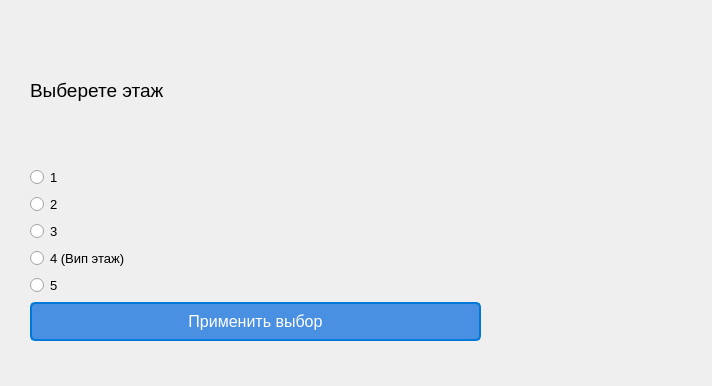
<?xml version="1.0" encoding="UTF-8"?>
<ui version="4.0">
 <class>hotel</class>
 <widget class="QDialog" name="hotel">
  <property name="geometry">
   <rect>
    <x>0</x>
    <y>0</y>
    <width>712</width>
    <height>386</height>
   </rect>
  </property>
  <property name="windowTitle">
   <string>Dialog</string>
  </property>
  <widget class="QWidget" name="layoutWidget">
   <property name="geometry">
    <rect>
     <x>30</x>
     <y>20</y>
     <width>451</width>
     <height>321</height>
    </rect>
   </property>
   <layout class="QVBoxLayout" name="verticalLayout_3">
    <item>
     <widget class="QLabel" name="label">
      <property name="font">
       <font>
        <pointsize>14</pointsize>
       </font>
      </property>
      <property name="text">
       <string>Выберете этаж</string>
      </property>
     </widget>
    </item>
    <item>
     <layout class="QVBoxLayout" name="verticalLayout_2">
      <item>
       <layout class="QVBoxLayout" name="verticalLayout">
        <item>
         <widget class="QRadioButton" name="radioButton">
          <property name="font">
           <font>
            <pointsize>10</pointsize>
           </font>
          </property>
          <property name="text">
           <string>1</string>
          </property>
         </widget>
        </item>
        <item>
         <widget class="QRadioButton" name="radioButton_2">
          <property name="font">
           <font>
            <pointsize>10</pointsize>
           </font>
          </property>
          <property name="text">
           <string>2</string>
          </property>
         </widget>
        </item>
        <item>
         <widget class="QRadioButton" name="radioButton_3">
          <property name="font">
           <font>
            <pointsize>10</pointsize>
           </font>
          </property>
          <property name="text">
           <string>3</string>
          </property>
         </widget>
        </item>
        <item>
         <widget class="QRadioButton" name="radioButton_4">
          <property name="font">
           <font>
            <pointsize>10</pointsize>
           </font>
          </property>
          <property name="text">
           <string>4 (Вип этаж)</string>
          </property>
         </widget>
        </item>
        <item>
         <widget class="QRadioButton" name="radioButton_5">
          <property name="font">
           <font>
            <pointsize>10</pointsize>
           </font>
          </property>
          <property name="text">
           <string>5</string>
          </property>
         </widget>
        </item>
       </layout>
      </item>
      <item>
       <widget class="QPushButton" name="pushButton">
        <property name="styleSheet">
         <string notr="true">QPushButton {
    background-color: #4a90e2; /* Синий цвет */
    border-style: solid;
    border-color: #0078d7; /* Цвет рамки */
    border-width: 2px;
    border-radius: 5px; /* Закругленные углы */
    color: white; /* Цвет текста */
    font-size: 16px; /* Размер текста */
    padding: 8px 16px; /* Отступы внутри кнопки */
}

QPushButton:hover {
    background-color: #357ae8; /* Измененный цвет при наведении */
    border-color: #0056b3; /* Измененный цвет рамки при наведении */
}

QPushButton:pressed {
    background-color: #2f5bb7; /* Измененный цвет при нажатии */
    border-color: #002d5a; /* Измененный цвет рамки при нажатии */
}
</string>
        </property>
        <property name="text">
         <string>Применить выбор</string>
        </property>
       </widget>
      </item>
     </layout>
    </item>
   </layout>
  </widget>
  <widget class="QLabel" name="img">
   <property name="geometry">
    <rect>
     <x>510</x>
     <y>110</y>
     <width>171</width>
     <height>171</height>
    </rect>
   </property>
   <property name="text">
    <string/>
   </property>
  </widget>
 </widget>
 <resources/>
 <connections/>
</ui>
